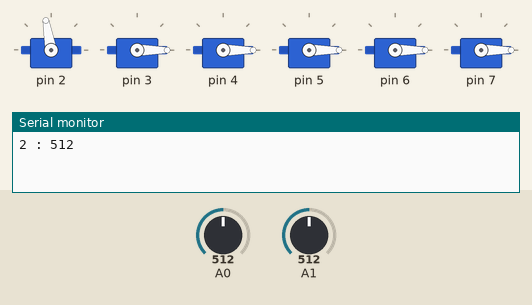
A sketch run on a simulated Arduino Uno, built with avr-gcc and run on an emulated ATmega328P. On the bench: 6 × servo, the last lines printed to the serial monitor. The inputs (shaded band) are chosen by the test bench; at power-on: A0 = 512, A1 = 512.

Above: at 1.2 s.
1.3 s: A0 set to 406
3.0 s: A0 set to 392
At 3.8 s:
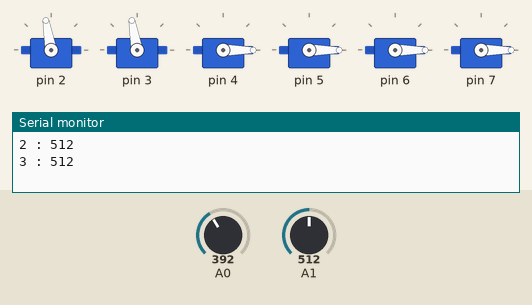
Timing chart, 0 to 6.0 s (numbered marks = the images above; inputs shaded):
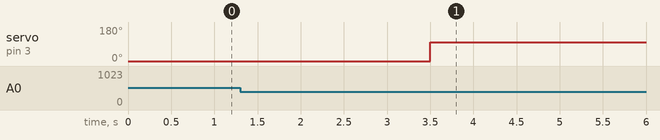

Measured:
- the behaviour switches between 400 and 399 on A0 (found by bisection; images 0 and 1)
- after the input at 1.3 s, every drawn part: stays the same
- after the input at 3.0 s, servo on pin 3: 0° → 100° after 0.50 s

The sketch:

Target.ino
```cpp
#include <Servo.h>

class Target {
private:
    Servo servo;
    const int SERVO_PORT;
    const int INFRARED_PORT;
    const int TARGET_SCORE;

    int getDistance() {
      return analogRead(INFRARED_PORT);
    }
public:
    static const int SERVO_READY = 0;
    static const int SERVO_PUSH  = 100;
    static const int SERVO_CHECK = 400;

    Target (int servPort, int infraredPort, int targetScore)
        : SERVO_PORT(servPort), INFRARED_PORT(infraredPort), TARGET_SCORE(targetScore) {
        servo.attach(servPort);
        servo.write(SERVO_READY);
    }

    int check() {
        Serial.print(SERVO_PORT);
        Serial.print(" : ");
        Serial.println(getDistance());
        if (getDistance() >= SERVO_CHECK) {
            while (getDistance() >= SERVO_CHECK) {
                servo.write(SERVO_PUSH);
            }
            delay(500);
            return TARGET_SCORE;
        } else {
            servo.write(SERVO_READY);
            return 0;
        }
    }
};

typedef Target * TargetPtr;

#define TARGET_COUNT 6

TargetPtr target[TARGET_COUNT];

int score = 0;

void setup()
{
    Serial.begin(9600);

    target[0] = new Target(2, A0, 10);
    target[1] = new Target(3, A1, 20);
    target[2] = new Target(4, A2, 30);
    target[3] = new Target(5, A3, 60);
    target[4] = new Target(6, A4, 40);
    target[5] = new Target(7, A5, 50);
}

void loop()
{
    for (int i = 0; i < TARGET_COUNT; i++)
        score += target[i]->check();
    Serial.print("score : ");
    Serial.println(score);
}
```
